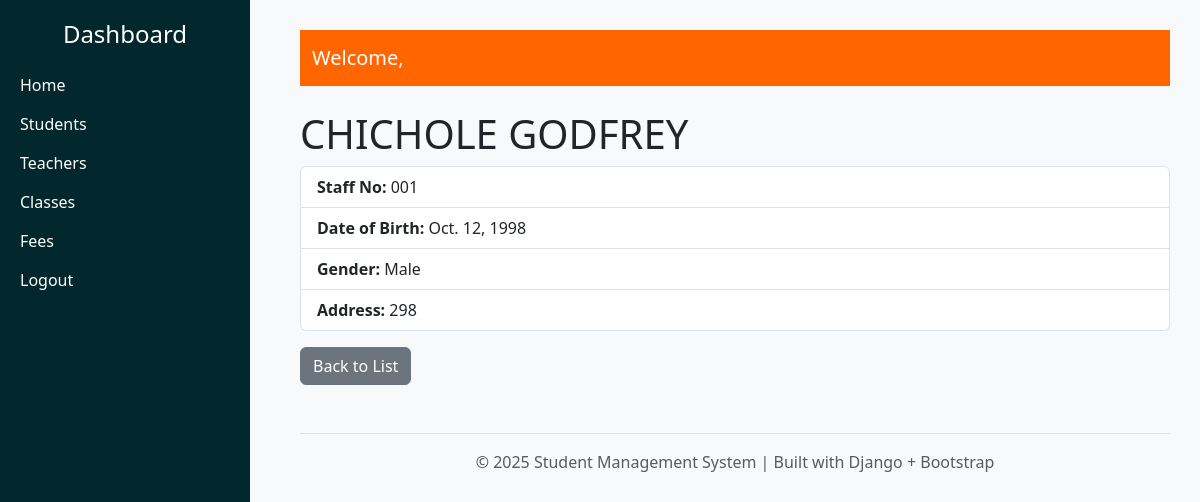
Page /student/teachers/1/ on the committed database.
### student/models.py (models this page shows, shortened)
class Teacher(models.Model):
    user = models.OneToOneField(User, on_delete=models.CASCADE, null=True, blank=True)
    GENDER_CHOICES = [
        ('M', 'Male'),
        ('F', 'Female'),
    ]
    staff_number = models.CharField(max_length=20, unique=True)
    first_name = models.CharField(max_length=100)
    last_name = models.CharField(max_length=100)
    dob = models.DateField()
    gender = models.CharField(max_length=1, choices=GENDER_CHOICES)
    address = models.TextField(blank=True, null=True)
    created_at = models.DateTimeField(auto_now_add=True)

### student/views.py (the view)
# urls.py: path('teachers/<int:pk>/', views.teacher_detail, name='teacher_detail'),
def teacher_detail(request, pk):
    teacher = get_object_or_404(Teacher, pk=pk)
    return render(request, 'student/teacher_detail.html', {'teacher': teacher})

### student/templates/student/teacher_detail.html (shortened to what this page needs)
{% extends "base.html" %}
{% block content %}
  <h1>{{ teacher.first_name }} {{ teacher.last_name }}</h1>
  <ul class="list-group">
    <li class="list-group-item"><strong>Staff No:</strong> {{ teacher.staff_number }}</li>
    <li class="list-group-item"><strong>Date of Birth:</strong> {{ teacher.dob }}</li>
    <li class="list-group-item"><strong>Gender:</strong> {{ teacher.get_gender_display }}</li>
    <li class="list-group-item"><strong>Address:</strong> {{ teacher.address }}</li>
  </ul>
  <a href="{% url 'teacher_list' %}" class="btn btn-secondary mt-3">Back to List</a>
{% endblock %}

### student/templates/base.html (style rules this page uses)
body { background-color: #f8f9fa; }

### rows in the picture
Teacher: first_name "CHICHOLE", last_name "GODFREY", staff_number "001", dob "Oct. 12, 1998", gender "Male", address "298"

### other values in the picture
{{ year|default:2025 }} "2025"
